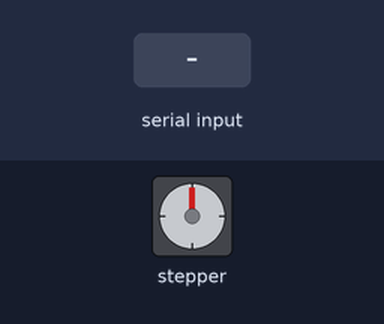
Recording of a sketch running on a simulated Arduino Uno, built with avr-gcc and run on an emulated ATmega328P. Shown: stepper motor. Wiring (inferred from the names in the program): stepper motor (2048 steps per turn assumed): coils pin 9, pin 10, pin 11, pin 12. Inputs (shaded band) come from the test bench.

Above: at 1.2 s.
1.3 s: "r90\n" received over Serial
At 3.1 s:
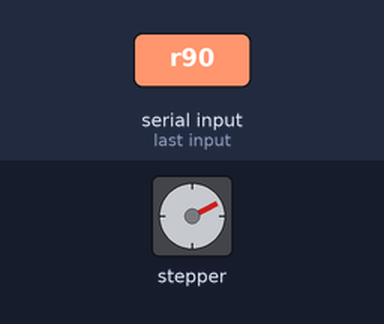
3.5 s: "r,45\n" received over Serial
At 4.3 s:
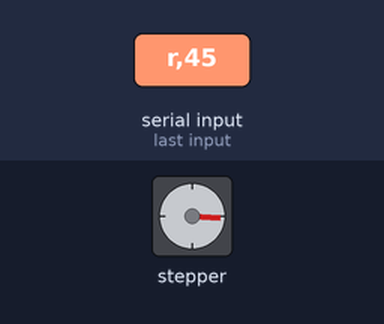
5.3 s: "r90\n" received over Serial
At 7.2 s:
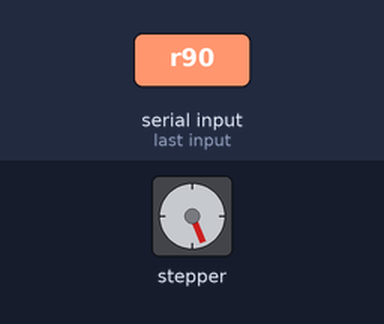
7.5 s: "l90\n" received over Serial
At 7.95 s:
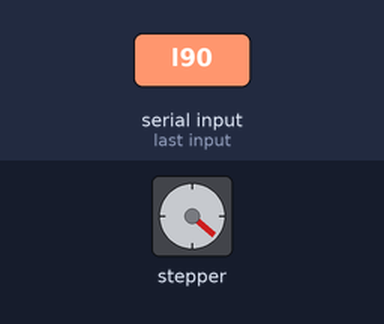
Timing chart, 0 to 10.5 s (numbered marks = the images above; inputs shaded):
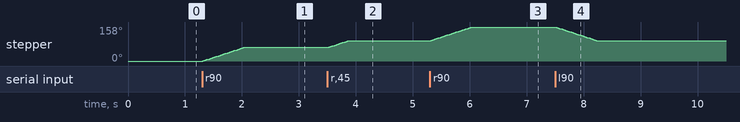

The sketch:

StepMotor.ino
```cpp
#define STEPPER_PIN_1 9
#define STEPPER_PIN_2 10
#define STEPPER_PIN_3 11
#define STEPPER_PIN_4 12

char data;
int i,steps;
void setup() {
  Serial.begin(9600);
  pinMode(STEPPER_PIN_1, OUTPUT);
  pinMode(STEPPER_PIN_2, OUTPUT);
  pinMode(STEPPER_PIN_3, OUTPUT);
  pinMode(STEPPER_PIN_4, OUTPUT);
}

void loop() {
  if (Serial.available()){
    data = Serial.read();
    steps = Serial.parseInt();
    if(data == 'r'){
      while(i < steps){
        clockwise();
        i++;
      }
    }

    if(data == 'l'){
      while(i < steps){
        counterClockwise();
        i++;
      }
    }

    i = 0;
  }
}

void clockwise(){
  digitalWrite(STEPPER_PIN_1, HIGH);
  digitalWrite(STEPPER_PIN_2, LOW);
  digitalWrite(STEPPER_PIN_3, LOW);
  digitalWrite(STEPPER_PIN_4, LOW);
  delay(2);
  digitalWrite(STEPPER_PIN_1, LOW);
  digitalWrite(STEPPER_PIN_2, HIGH);
  digitalWrite(STEPPER_PIN_3, LOW);
  digitalWrite(STEPPER_PIN_4, LOW);
  delay(2);
  digitalWrite(STEPPER_PIN_1, LOW);
  digitalWrite(STEPPER_PIN_2, LOW);
  digitalWrite(STEPPER_PIN_3, HIGH);
  digitalWrite(STEPPER_PIN_4, LOW);
  delay(2);
  digitalWrite(STEPPER_PIN_1, LOW);
  digitalWrite(STEPPER_PIN_2, LOW);
  digitalWrite(STEPPER_PIN_3, LOW);
  digitalWrite(STEPPER_PIN_4, HIGH);
  delay(2);
}
void counterClockwise(){
  digitalWrite(STEPPER_PIN_1, LOW);
  digitalWrite(STEPPER_PIN_2, LOW);
  digitalWrite(STEPPER_PIN_3, LOW);
  digitalWrite(STEPPER_PIN_4, HIGH);
  delay(2);
  digitalWrite(STEPPER_PIN_1, LOW);
  digitalWrite(STEPPER_PIN_2, LOW);
  digitalWrite(STEPPER_PIN_3, HIGH);
  digitalWrite(STEPPER_PIN_4, LOW);
  delay(2);
  digitalWrite(STEPPER_PIN_1, LOW);
  digitalWrite(STEPPER_PIN_2, HIGH);
  digitalWrite(STEPPER_PIN_3, LOW);
  digitalWrite(STEPPER_PIN_4, LOW);
  delay(2);
  digitalWrite(STEPPER_PIN_1, HIGH);
  digitalWrite(STEPPER_PIN_2, LOW);
  digitalWrite(STEPPER_PIN_3, LOW);
  digitalWrite(STEPPER_PIN_4, LOW);
  delay(2);
}
```

Measured:
- after the input at 1.3 s, stepper: turns 63° clockwise in 0.71 s, starting at once
- after the input at 3.5 s, stepper: turns 31° clockwise in 0.34 s, starting at once
- after the input at 5.3 s, stepper: turns 64° clockwise in 0.72 s, starting at once
- after the input at 7.5 s, stepper: turns 64° counter-clockwise in 0.72 s, starting at once
